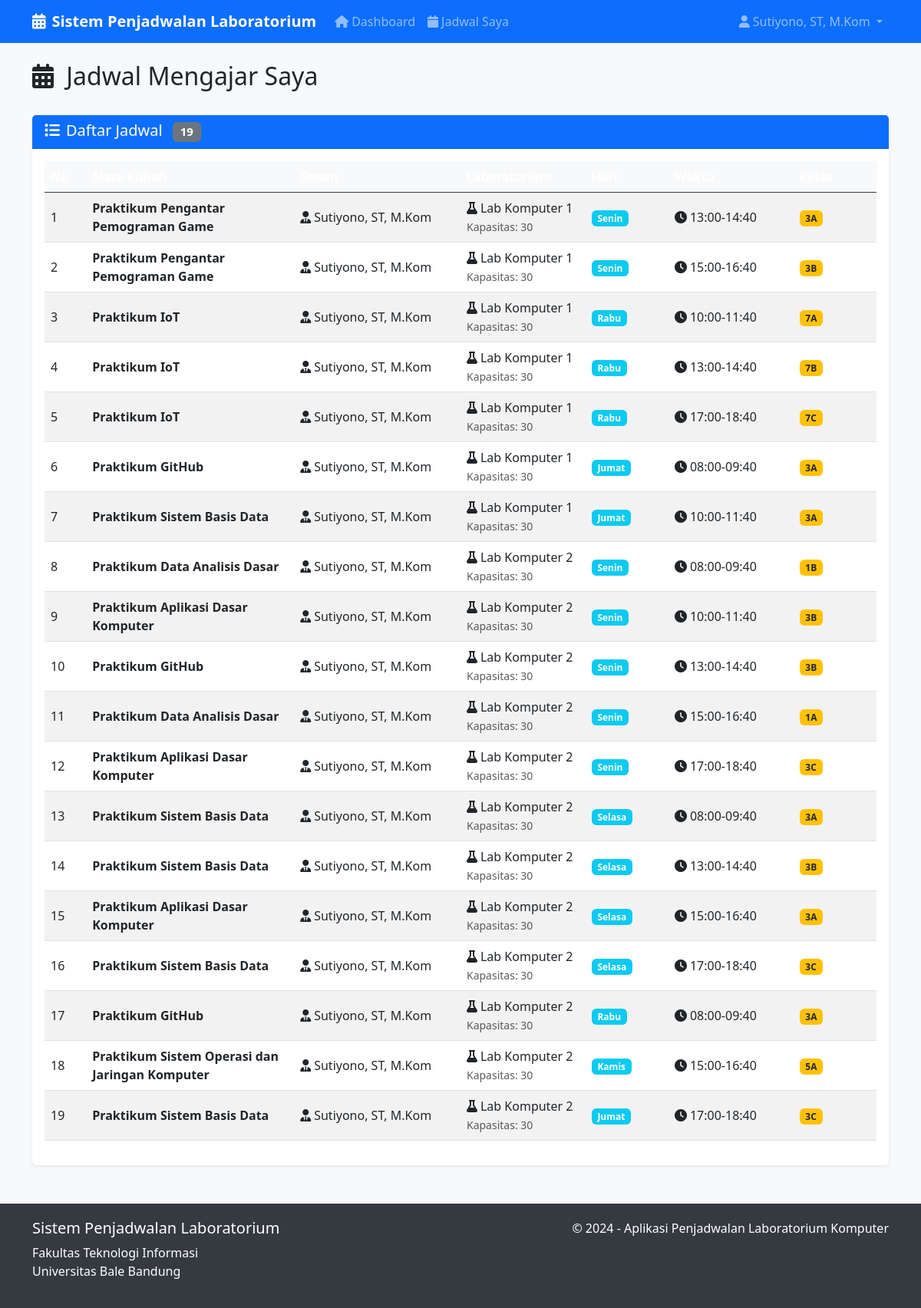
The page /schedules (signed in) on the database as committed earlier.
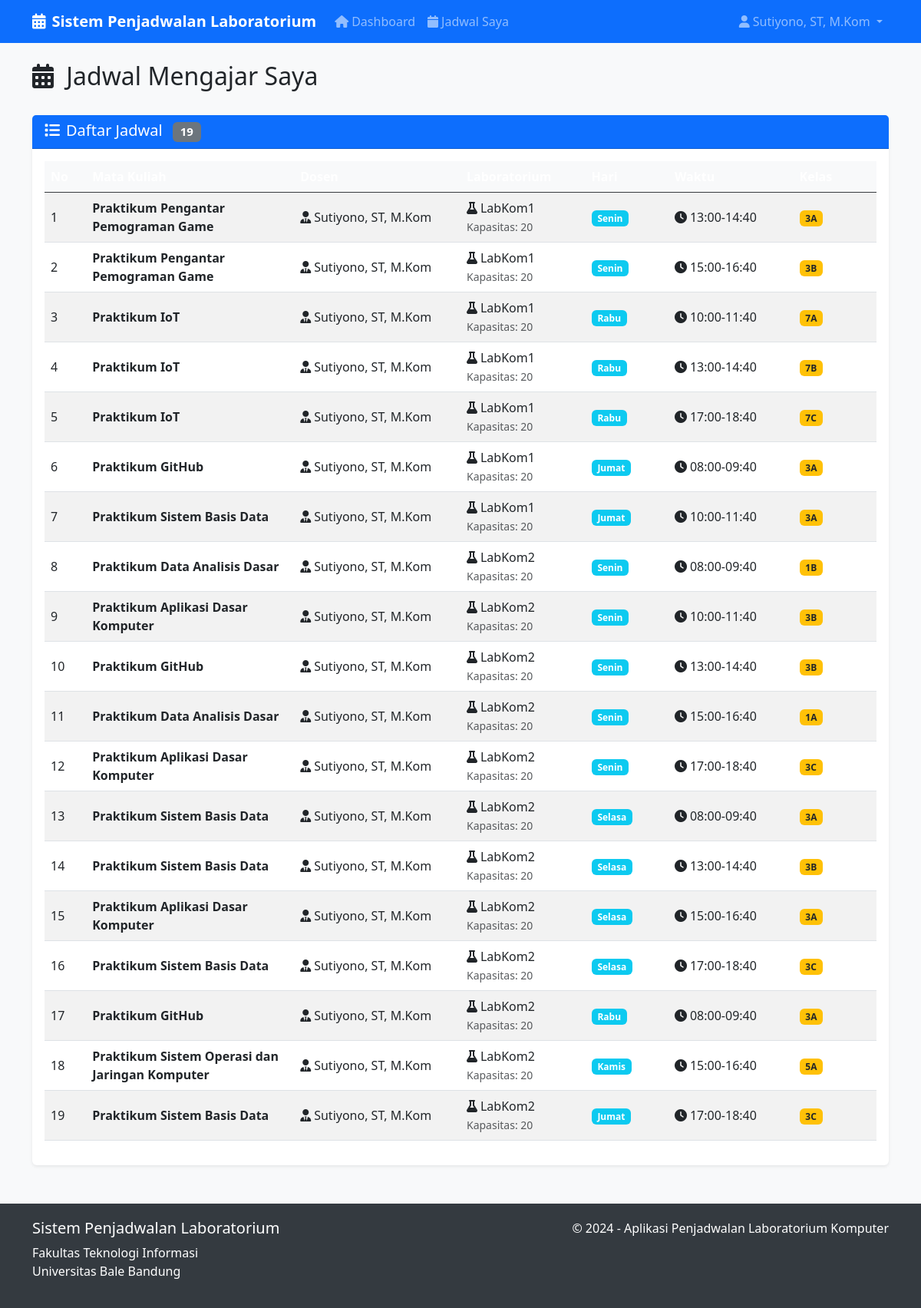
The same page on the database as committed later.
### app.py (models this page shows)
class User(db.Model):
    id = db.Column(db.Integer, primary_key=True)
    username = db.Column(db.String(80), unique=True, nullable=False)
    password = db.Column(db.String(120), nullable=False)
    role = db.Column(db.String(20), nullable=False)  # admin, staff, lecturer
    full_name = db.Column(db.String(100), nullable=False)
    schedules = db.relationship('Schedule', backref='lecturer', lazy=True)

class Schedule(db.Model):
    id = db.Column(db.Integer, primary_key=True)
    course_id = db.Column(db.Integer, db.ForeignKey('course.id'), nullable=False)
    lecturer_id = db.Column(db.Integer, db.ForeignKey('user.id'), nullable=False)
    lab_id = db.Column(db.Integer, db.ForeignKey('lab.id'), nullable=False)
    day = db.Column(db.String(10), nullable=False)  # Senin, Selasa, etc.
    time_slot = db.Column(db.String(20), nullable=False)  # 08:00-10:00, etc.
    class_name = db.Column(db.String(5), nullable=False)  # A, B, C
    created_at = db.Column(db.DateTime, default=datetime.utcnow)

class Course(db.Model):
    id = db.Column(db.Integer, primary_key=True)
    code = db.Column(db.String(20), unique=True, nullable=False)
    course_name = db.Column(db.String(100), nullable=False)
    semester = db.Column(db.Integer, nullable=False)  # 1-8
    sks = db.Column(db.Integer, nullable=False)  # 1-4
    schedules = db.relationship('Schedule', backref='course', lazy=True)

class Lab(db.Model):
    id = db.Column(db.Integer, primary_key=True)
    lab_name = db.Column(db.String(50), nullable=False)
    capacity = db.Column(db.Integer, nullable=False)
    schedules = db.relationship('Schedule', backref='laboratory', lazy=True)

### app.py (the view)
@app.route('/schedules')
def schedules():
    if 'user_id' not in session:
        return redirect(url_for('login'))
    user = User.query.get(session['user_id'])
    query = Schedule.query
    if user.role == 'lecturer':
        query = query.filter_by(lecturer_id=user.id)
    lab_id = request.args.get('lab_id')
    day = request.args.get('day')
    semester = request.args.get('semester')
    class_name = request.args.get('class_name')
    if lab_id:
        query = query.filter_by(lab_id=lab_id)
    if day:
        query = query.filter_by(day=day)
    if class_name:
        query = query.filter_by(class_name=class_name)
    if semester:
        query = query.join(Course).filter(Course.semester == semester)
    schedules = query.all()
    return render_template('schedules.html', schedules=schedules, user=user, labs=Lab.query.all())

### templates/schedules.html (shortened to what this page needs)
{% extends "base.html" %}
{% block content %}
<div class="row">
    <div class="col-12">
        <div class="d-flex justify-content-between align-items-center mb-4">
            <h2>
                <i class="fas fa-calendar-alt me-2"></i>
                {% if user.role == 'lecturer' %}Jadwal Mengajar Saya{% else %}Manajemen Jadwal{% endif %}
            </h2>
        </div>
    </div>
</div>
<div class="row">
    <div class="col-12">
        <div class="card">
            <div class="card-header">
                <h5 class="mb-0">
                    <i class="fas fa-list me-2"></i>Daftar Jadwal
                    {% if schedules %}
                    <span class="badge bg-secondary ms-2">{{ schedules|length }}</span>
                    {% endif %}
                </h5>
            </div>
            <div class="card-body">
                {% if schedules %}
                <div class="table-responsive">
                    <table class="table table-striped table-hover align-middle">
                        <thead class="table-dark">
                            <tr>
                                <th style="width: 5%">No</th>
                                <th style="width: 25%">Mata Kuliah</th>
                                <th style="width: 20%">Dosen</th>
                                <th style="width: 15%">Laboratorium</th>
                                <th style="width: 10%">Hari</th>
                                <th style="width: 15%">Waktu</th>
                                <th style="width: 10%">Kelas</th>
                            </tr>
                        </thead>
                        <tbody>
                            {% for schedule in schedules %}
                            <tr>
                                <td>{{ loop.index }}</td>
                                <td>
                                    <strong>{{ schedule.course.course_name }}</strong>
                                </td>
                                <td>
                                    <i class="fas fa-user-tie me-1"></i>{{ schedule.lecturer.full_name }}
                                </td>
                                <td>
                                    <i class="fas fa-flask me-1"></i>{{ schedule.laboratory.lab_name }}
                                    <br><small class="text-muted">Kapasitas: {{ schedule.laboratory.capacity }}</small>
                                </td>
                                <td>
                                    <span class="badge bg-info">{{ schedule.day }}</span>
                                </td>
                                <td>
                                    <i class="fas fa-clock me-1"></i>{{ schedule.time_slot }}
                                </td>
                                <td>
                                    <span class="badge bg-warning text-dark">{{ schedule.course.semester }}{{
                                        schedule.class_name }}</span>
                                </td>
                            </tr>
                            {% endfor %}
                        </tbody>
                    </table>
                </div>
                {% endif %}
            </div>
        </div>
    </div>
</div>
{% endblock %}

### templates/base.html (shortened to what this page needs)
<!DOCTYPE html>
<html lang="id">
<head>
    <link href="https://cdn.jsdelivr.net/npm/bootstrap@5.3.0/dist/css/bootstrap.min.css" rel="stylesheet">
    <link href="https://cdnjs.cloudflare.com/ajax/libs/font-awesome/6.0.0/css/all.min.css" rel="stylesheet">
</head>
<body>
    <nav class="navbar navbar-expand-lg navbar-dark bg-primary">
        <div class="container">
            <a class="navbar-brand" href="{{ url_for('dashboard') }}">
                <i class="fas fa-calendar-alt me-2"></i>Sistem Penjadwalan Laboratorium
            </a>
            {% if session.user_id %}
            <div class="collapse navbar-collapse" id="navbarNav">
                <ul class="navbar-nav me-auto">
                    <li class="nav-item">
                        <a class="nav-link" href="{{ url_for('dashboard') }}">
                            <i class="fas fa-home me-1"></i>Dashboard
                        </a>
                    </li>
                    {% if session.role == 'lecturer' %}
                    <li class="nav-item">
                        <a class="nav-link" href="{{ url_for('schedules') }}">
                            <i class="fas fa-calendar me-1"></i>Jadwal Saya
                        </a>
                    </li>
                    {% endif %}
                </ul>
                <ul class="navbar-nav">
                    <li class="nav-item dropdown">
                        <a class="nav-link dropdown-toggle" href="#" role="button" data-bs-toggle="dropdown">
                            <i class="fas fa-user me-1"></i>{{ session.full_name }}
                        </a>
                    </li>
                </ul>
            </div>
            {% endif %}
        </div>
    </nav>
    <div class="container mt-4">
        {% block content %}{% endblock %}
    </div>
    <footer class="footer">
        <div class="container">
            <div class="row">
                <div class="col-md-6">
                    <h5>Sistem Penjadwalan Laboratorium</h5>
                    <p>Fakultas Teknologi Informasi<br>Universitas Bale Bandung</p>
                </div>
                <div class="col-md-6 text-md-end">
                    <p>&copy; 2024 - Aplikasi Penjadwalan Laboratorium Komputer</p>
                </div>
            </div>
        </div>
    </footer>
</body>
</html>

### templates/base.html (style rules this page uses)
body { background-color: #f8f9fa; }
.navbar-brand { font-weight: bold; }
.card { box-shadow: 0 0.125rem 0.25rem rgba(0, 0, 0, 0.075); border: none; }
.card-header { background-color: #0d6efd; color: white; font-weight: 600; }
.table th { background-color: #f8f9fa; border-top: none; }
.footer { background-color: #343a40; color: white; padding: 20px 0; margin-top: 50px; }

Rows that differ between the two databases and show on the page:
changed through a linked row, Schedule (number 1 of 19 on the later page): laboratory.lab_name "Lab Komputer 1" → "LabKom1"; laboratory.capacity "30" → "20"
changed through a linked row, Schedule (number 2 of 19 on the later page): laboratory.lab_name "Lab Komputer 1" → "LabKom1"; laboratory.capacity "30" → "20"
changed through a linked row, Schedule (number 3 of 19 on the later page): laboratory.lab_name "Lab Komputer 1" → "LabKom1"; laboratory.capacity "30" → "20"
changed through a linked row, Schedule (number 4 of 19 on the later page): laboratory.lab_name "Lab Komputer 1" → "LabKom1"; laboratory.capacity "30" → "20"
changed through a linked row, Schedule (number 5 of 19 on the later page): laboratory.lab_name "Lab Komputer 1" → "LabKom1"; laboratory.capacity "30" → "20"
changed through a linked row, Schedule (number 6 of 19 on the later page): laboratory.lab_name "Lab Komputer 1" → "LabKom1"; laboratory.capacity "30" → "20"
changed through a linked row, Schedule (number 7 of 19 on the later page): laboratory.lab_name "Lab Komputer 1" → "LabKom1"; laboratory.capacity "30" → "20"
changed through a linked row, Schedule (number 8 of 19 on the later page): laboratory.lab_name "Lab Komputer 2" → "LabKom2"; laboratory.capacity "30" → "20"
changed through a linked row, Schedule (number 9 of 19 on the later page): laboratory.lab_name "Lab Komputer 2" → "LabKom2"; laboratory.capacity "30" → "20"
changed through a linked row, Schedule (number 10 of 19 on the later page): laboratory.lab_name "Lab Komputer 2" → "LabKom2"; laboratory.capacity "30" → "20"
changed through a linked row, Schedule (number 11 of 19 on the later page): laboratory.lab_name "Lab Komputer 2" → "LabKom2"; laboratory.capacity "30" → "20"
changed through a linked row, Schedule (number 12 of 19 on the later page): laboratory.lab_name "Lab Komputer 2" → "LabKom2"; laboratory.capacity "30" → "20"
changed through a linked row, Schedule (number 13 of 19 on the later page): laboratory.lab_name "Lab Komputer 2" → "LabKom2"; laboratory.capacity "30" → "20"
changed through a linked row, Schedule (number 14 of 19 on the later page): laboratory.lab_name "Lab Komputer 2" → "LabKom2"; laboratory.capacity "30" → "20"
changed through a linked row, Schedule (number 15 of 19 on the later page): laboratory.lab_name "Lab Komputer 2" → "LabKom2"; laboratory.capacity "30" → "20"
changed through a linked row, Schedule (number 16 of 19 on the later page): laboratory.lab_name "Lab Komputer 2" → "LabKom2"; laboratory.capacity "30" → "20"
changed through a linked row, Schedule (number 17 of 19 on the later page): laboratory.lab_name "Lab Komputer 2" → "LabKom2"; laboratory.capacity "30" → "20"
changed through a linked row, Schedule "Kamis": laboratory.lab_name "Lab Komputer 2" → "LabKom2"; laboratory.capacity "30" → "20"
changed through a linked row, Schedule (number 19 of 19 on the later page): laboratory.lab_name "Lab Komputer 2" → "LabKom2"; laboratory.capacity "30" → "20"
